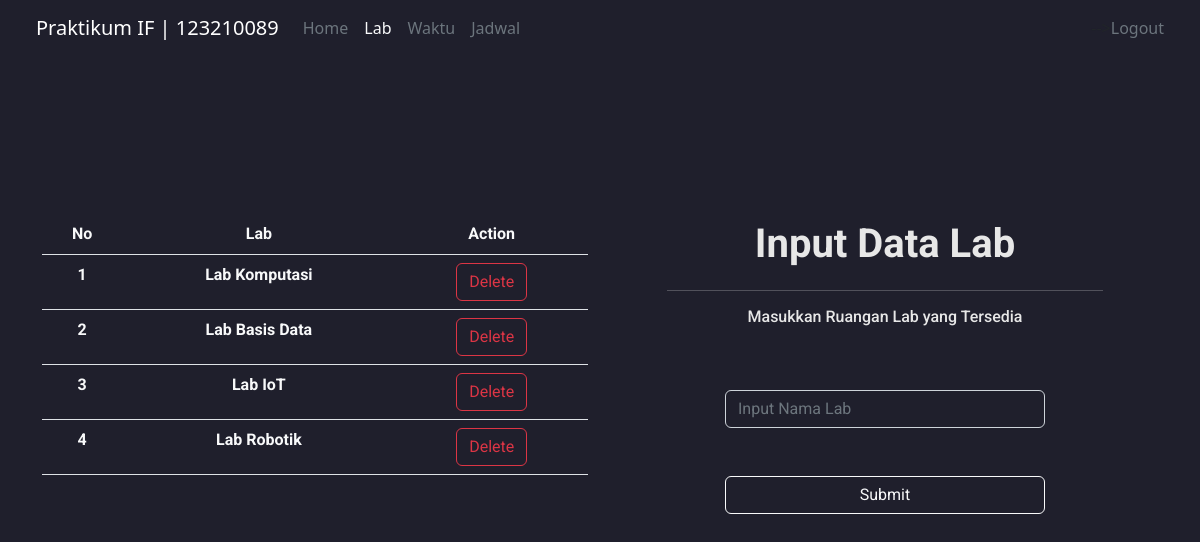
The app's page /pages/inputlab.php (signed in) with its own data.
### tables this page shows
CREATE TABLE `lab` (
  `id_lab` int(11) NOT NULL,
  `lab` varchar(20) NOT NULL
);

### pages/inputlab.php (the view, shortened to what this page needs)
<!DOCTYPE html>
<html lang="en">
<head>
    <link href="https://cdn.jsdelivr.net/npm/bootstrap@5.2.2/dist/css/bootstrap.min.css" rel="stylesheet">
    <link rel="stylesheet" href="../style.css">
</head>
<body>
    <nav class="navbar navbar-expand-lg">
        <div class="container-fluid">
            <a class="navbar-brand text-white" href="dashboard.php">Praktikum IF | 123210089</a>
            <div class="collapse navbar-collapse" id="navbarText">
                <ul class="navbar-nav me-auto mb-2 mb-lg-0">
                    <li class="nav-item">
                        <a class="nav-link active text-secondary" aria-current="page" href="dashboard.php">Home</a>
                    </li>
                    <li class="nav-item">
                        <a class="nav-link text-light" href="inputlab.php">Lab</a>
                    </li>
                    <li class="nav-item">
                        <a class="nav-link text-secondary" href="inputwaktu.php">Waktu</a>
                    </li>
                    <li class="nav-item">
                        <a class="nav-link text-secondary" href="inputjadwal.php">Jadwal</a>
                    </li>
                </ul> -->
                <span class="navbar-text">
                    <a class="nav-link active text-secondary" aria-current="page" href="../logout.php">Logout</a>
                </span>
            </div>
        </div>
    </nav>
    <div class="main">
        <div class="mt-3 w-100 container">
            <div class="row">
                <div class="col">
                    <table class="table text-light fs-6 text-center table-md">
                        <thead>
                            <tr>
                                <th scope="col">No</th>
                                <th scope="col">Lab</th>
                                <th scope="col">Action</th>
                            </tr>
                        </thead>
                        <tbody>
                            <?php
                            include 'connecting.php';
                            $no = 1;
                            $query = mysqli_query($connect, "SELECT * FROM lab");
                            while ($data = mysqli_fetch_array($query)) {
                            ?>
                                <tr>
                                    <th scope="row"><?= $no ?></th>
                                    <td><?= $data['lab'] ?></td>
                                    <td><a type="submit" value="submit" class="btn btn-outline-danger" href="hapus.php?id_lab=<?= $data['id_lab'] ?>">Delete</a></td>
                                </tr>
                            <?php
                                $no++;
                            }
                            ?>
                        </tbody>
                    </table>
                </div>
                <div class="col">
                    <form method="POST" action="inputlab_proses.php">
                        <center>
                            <a>Input Data Lab
                                <hr size="2px" width="80%" color="white" />
                            </a>
                            <h6>Masukkan Ruangan Lab yang Tersedia</h6>
                            <div class="login">
                                <input class="form-control bg-transparent mt-3 text-white" type="text" placeholder="Input Nama Lab" aria-label="default input example " name="inputlab">
                                <button class="btn btn-outline-light w-100 mt-5" type="submit" value="submit">Submit</button>
                            </div>
                        </center>
                    </form>
                </div>
            </div>
        </div>
    </div>
</body>
</html>

### style.css (style rules this page uses)
body { background-color: rgba(16, 16, 29, 0.932); padding-left: 2%; padding-right: 2%; }
.main { justify-content: center; display: flex; font-size: 40px; font-family: 'roboto'; font-weight: bold; flex-direction: column; align-items: center; height: 80vh; color :rgb(231, 231, 231); }
.login { width: 400px; text-align: center; padding: 40px; box-sizing: border-box; border-radius: 15px; }

### records on screen
lab: lab "Lab Komputasi"
lab: lab "Lab Basis Data"
lab: lab "Lab IoT"
lab: lab "Lab Robotik"
